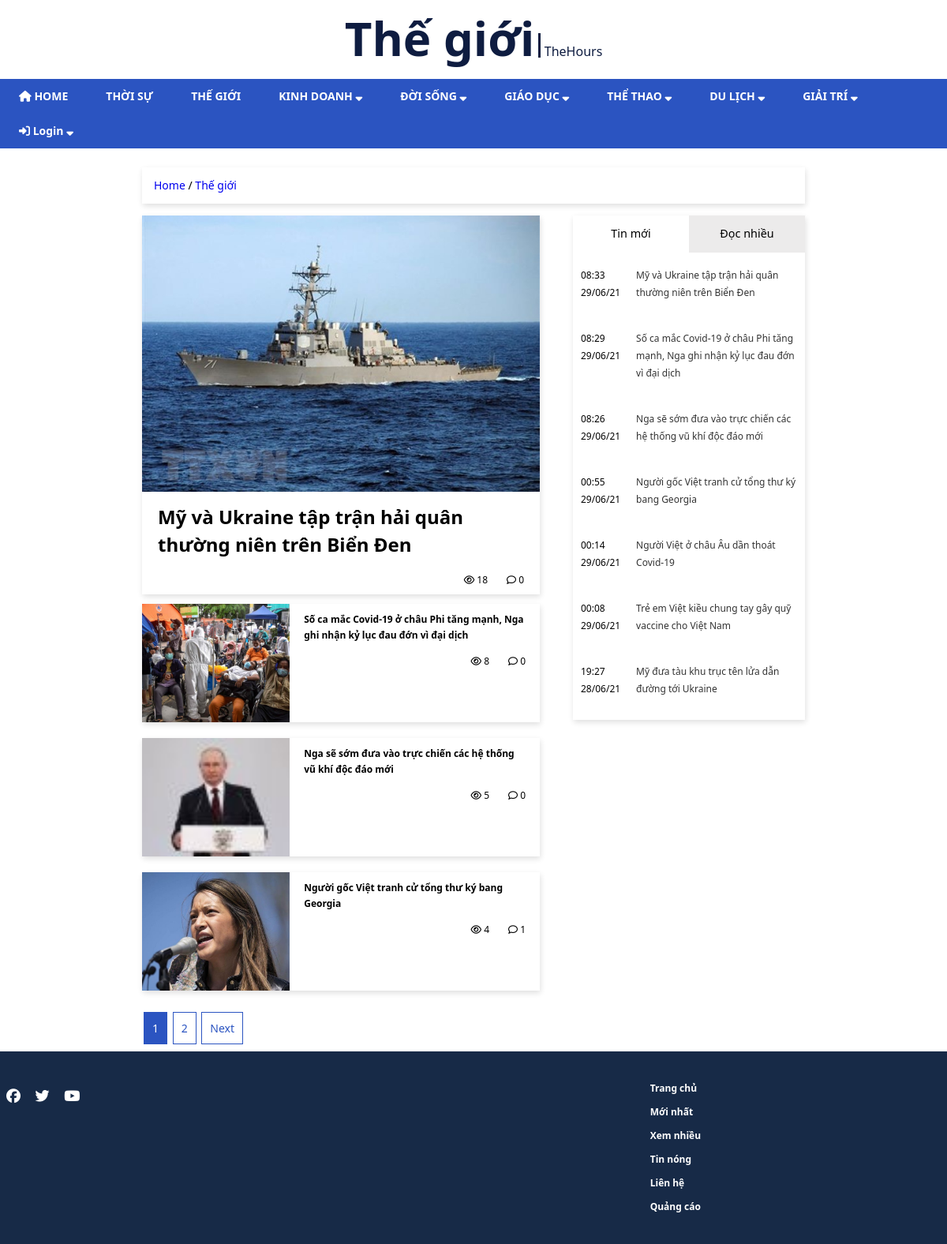
Screenshot of /category.php?id=3 with the database file from the repository.
### tables this page shows
CREATE TABLE `topics` (
  `id` int(11) NOT NULL,
  `parent_topic_id` int(11) DEFAULT NULL,
  `name` varchar(255) NOT NULL
);

CREATE TABLE `posts` (
  `id` int(11) NOT NULL,
  `user_id` int(11) NOT NULL,
  `topic_id` int(11) NOT NULL,
  `title` varchar(255) NOT NULL,
  `content` mediumtext NOT NULL,
  `slug` varchar(255) NOT NULL,
  `image_path` varchar(255) NOT NULL,
  `IsPublished` tinyint(1) NOT NULL,
  `views` int(11) NOT NULL,
  `create_date` datetime NOT NULL DEFAULT current_timestamp(),
  `update_date` timestamp NOT NULL DEFAULT current_timestamp() ON UPDATE current_timestamp()
);

### models/CategoryModel.php (called while the page is built, shortened)
<?php
require_once(ROOT_PATH . "/include/config.php");
class Category
{
    public function getParentTopics()
    {
        global $conn;
        $sql = "SELECT * FROM topics WHERE parent_topic_id IS NULL";
        $result = mysqli_query($conn, $sql);
        $topics = mysqli_fetch_all($result, MYSQLI_ASSOC) or die(mysqli_error($conn));
        $final = array();
        foreach ($topics as $topic) {
            array_push($final, $topic);
        }
        return $final;
    }
    public function getSubTopics($id)
    {
        global $conn;
        $sql = "SELECT * FROM topics WHERE parent_topic_id = '" .$id. "'";
        $result = mysqli_query($conn, $sql);
        $topics = mysqli_fetch_all($result, MYSQLI_ASSOC);
        $final = array();
        foreach ($topics as $topic) {
            array_push($final, $topic);
        }
        return $final;
    }
    public function getTopicById($id)
    {
        global $conn;
        $sql = "SELECT * FROM topics WHERE id = $id";
        $result = mysqli_query($conn, $sql);
        $final = mysqli_fetch_array($result);
        return $final;
    }
}

### controllers/MenuController.php (called while the page is built)
<?php
require_once('./models/CategoryModel.php');
$model = new Category();
require_once("./views/MenuView.php");

### controllers/CategoryDetailController.php (called while the page is built)
<?php
require_once('./models/PostModel.php');
$post_model = new Post();
require_once("./views/CategoryDetailView.php");

### models/PostModel.php (called while the page is built, shortened)
<?php
require_once(ROOT_PATH . "/include/config.php");
class Post
{
    public function GetPostsByTopic($topic_id)
    {
        global $conn;
        $sql = "SELECT * FROM `posts` WHERE IsPublished = 1 AND `topic_id` IN
        (SELECT `id` FROM `topics` WHERE `id` = " . $topic_id . " OR `topics`.`parent_topic_id` = " . $topic_id . ")";
        $result = mysqli_query($conn, $sql);
        $posts = mysqli_fetch_all($result, MYSQLI_ASSOC);
        $final = array();
        foreach ($posts as $post) {
            array_push($final, $post);
        }
        return $final;
    }
    public function GetPostsByTopicLimit($topic_id, $page_first_result, $results_per_page)
    {
        global $conn;
        $sql = "SELECT * FROM `posts` WHERE IsPublished = 1 AND `topic_id` IN
        (SELECT `id` FROM `topics` WHERE `id` = " . $topic_id . " OR `topics`.`parent_topic_id` = " . $topic_id . ") ORDER BY `id` DESC LIMIT " . $page_first_result . ',' . $results_per_page;
        $result = mysqli_query($conn, $sql);
        $posts = mysqli_fetch_all($result, MYSQLI_ASSOC);
        $final = array();
        foreach ($posts as $post) {
            array_push($final, $post);
        }
        return $final;
    }
    public function GetPostsByTopicTab($topic_id, $results_number, $orderby)
    {
        global $conn;
        $sql = "SELECT * FROM `posts` WHERE IsPublished = 1 AND `topic_id` IN
    (SELECT `id` FROM `topics` WHERE `id` = " . $topic_id . " OR `topics`.`parent_topic_id` = " . $topic_id . ") ORDER BY `" . $orderby . "` DESC LIMIT " . $results_number;
        $result = mysqli_query($conn, $sql);
        $posts = mysqli_fetch_all($result, MYSQLI_ASSOC);
        $final = array();
        foreach ($posts as $post) {
            array_push($final, $post);
        }
        return $final;
    }
    public function getCommentsNumberOfPost($id)
    {
        global $conn;
        $sql = "SELECT * FROM comments WHERE post_id = $id";
        $result = mysqli_query($conn, $sql);
        return mysqli_num_rows($result);
    }
}

### controllers/CategoryTabController.php (called while the page is built)
<?php
require_once('./models/PostModel.php');
$post_model = new Post();
require_once("./views/CategoryTabView.php");

### views/CategoryTabView.php (the view, shortened to what this page needs)
<?php
$tab_recent = $post_model->GetPostsByTopicTab($topic['id'], 10, 'id');
?>
<div class="tabs">
    <div class="tab-btn">
        <button class="nav-tabs active" onclick="openTab(event, 'tin-moi')">Tin mới</button>
        <button class="nav-tabs" onclick="openTab(event, 'doc-nhieu')">Đọc nhiều</button>
    </div>
    <div class="tab-content" id="tin-moi">
        <?php foreach ($tab_recent as $post) { ?>
        <div class="tab-content__item">
            <span
                class="tab-content__time"><?php echo $mysqldate = date('H:i d/m/y', strtotime($post['create_date'])); ?></span>
            <a href="<?php echo BASE_URL . "article?id=" . $post['id'] . "&slug=" . $post['slug']; ?>"
                class="tab-content__link"><?php echo $post['title'] ?></a>
        </div>
        <?php } ?>
    </div>
</div>

### category.php (shortened to what this page needs)
<?php
require_once('./models/CategoryModel.php');
$topic_model = new Category();
if (isset($_GET['id'])) {
    $topic = $topic_model->getTopicById($_GET['id']);
    if (count($topic) >0) {
?>
<?php include(ROOT_PATH . '/include/head.php'); ?>
</head>
<body>
    <div class="app">
        <div class="header">
            <a href="<?php echo BASE_URL . 'category/' . $topic['id']; ?>" class="thehours-logo">
                <span class="main-title"><?php echo $topic['name'] ?></span>
                <span class="sub-title">TheHours</span>
            </a>
        </div>
        <?php require_once("controllers/MenuController.php"); ?>
        <div class="app__container">
            <div class="path-library">
                <a href="<?php echo BASE_URL ?>">Home</a>
                <span>/</span>
                <a href="<?php echo BASE_URL . 'category/' . $topic['id']; ?>"><?php echo $topic['name'] ?></a>
            </div>
            <?php require_once("controllers/CategoryDetailController.php"); ?>
        </div>
        <?php include(ROOT_PATH . '/include/footer.php') ?>
    </div>
</body>
</html>
<?php
    } else {
        header("Location: ". BASE_URL);
    }
}
else {
    header("Location: ". BASE_URL);
}?>

### views/MenuView.php (shortened to what this page needs)
<div class="menu">
        <nav>
            <ul id="main-menu">
                <li><a href="<?php echo BASE_URL ?>"><i class="fas fa-home"></i> Home</a></li>
            <?php
                $parent_topics = $model->getParentTopics();
                foreach ($parent_topics as $parent_topic) {
                    $sub_topics = $model->getSubTopics($parent_topic['id']); ?>
                    <li>
                        <a href="<?php echo BASE_URL . 'category/' . $parent_topic['id']; ?>">
                            <?php echo $parent_topic['name'] ?>
                            <?php
                            if (count($sub_topics)>0) { ?>
                            <span><i class="fas fa-sort-down"></i></span>
                        </a>
                            <?php
                        }
                        else {?>
                        </a>
                        <?php } ?>
                    </li>
                    <?php
                };
                if (isset($_SESSION['user_id'])) {?>
                    <li><a href="<?php echo BASE_URL . "profile/" . $_SESSION['user_id'] ?>" style="text-transform: none;"><span><i class="fas fa-portrait"></i></span> <?php echo $_SESSION['user_username'] ?> <span><i class="fas fa-sort-down"></i></span></a>
                    <div class="sub-menu">
                        <ul>
                        <?php
                        if ($_SESSION['user_role_id'] !== 3) { ?>
                            <li>
                                <a href="<?php echo BASE_URL . "dashboard" ?>">
                                    Dashborad
                                </a>
                            </li>
                        <?php }?>
                            <li>
                                <a href="<?php echo BASE_URL . "profile/" . $_SESSION['user_id'] ?>">
                                My Profile
                                </a>
                            </li>
                            <li>
                                <a href="<?php echo BASE_URL . "change-password/" . $_SESSION['user_id'] ?>">
                                Change password
                                </a>
                            </li>
                            <li>
                                <a href="<?php echo BASE_URL . "logout" ?>">
                                <span><i class="fas fa-sign-out-alt"></i></span>Logout
                                </a>
                            </li>
                        </ul>
                    </div>
                    </li>
                    <?php
                } else {?>
                    <li>
                        <a href="<?php echo BASE_URL . "login" ?>" style="text-transform: none;"><span><i class="fas fa-sign-in-alt"></i></span> Login <span><i class="fas fa-sort-down"></i></span></a>
                    </li>
                    <?php
                }
                ?>
            </ul>
        </nav>
    </div>

### views/CategoryDetailView.php (shortened to what this page needs)
<?php
if (!isset($_GET['page'])) {
    $page = 1;
} else {
    $page = intval($_GET['page']);
}
$results_per_page = 4;
$page_first_result = ($page-1) * $results_per_page;
$posts_temp = $post_model->GetPostsByTopic($topic['id']);
$number_of_result = count($posts_temp);
$number_of_page = ceil($number_of_result / $results_per_page);
$posts = $post_model->GetPostsByTopicLimit($topic['id'], $page_first_result, $results_per_page);
$number_of_result_this_page = count($posts);
if ($number_of_result_this_page >=1) { ?>
<div class="category__with_tab">
    <div class="category__content wrap">
        <div class="main-category">
            <div class="main-news__picture">
                <a href="<?php echo BASE_URL . 'article/' . $posts[0]['id'] . "/" . $posts[0]['slug']?>">
                    <img src="<?php echo '.' . $posts[0]['image_path'] ?>" alt="" class="main-news__picture--img">
                </a>
            </div>
            <div class="main-news__label">
                <a href="<?php echo BASE_URL . 'article/' . $posts[0]['id'] . "/" . $posts[0]['slug']?>">
                    <?php echo $posts[0]['title'] ?>
                </a>
            </div>
            <div class="main-news__action">
                <div class="main-news__view">
                    <i class="far fa-eye"></i>
                    <span class="main-news__view-label"><?php echo $posts[0]['views'] ?></span>
                </div>
                <div class="main-news__comment">
                    <i class="far fa-comment"></i>
                    <span
                        class="main-news__comment-label"><?php echo $post_model->getCommentsNumberOfPost($posts[0]['id']); ?></span>
                </div>
            </div>
        </div>
        <?php if ($number_of_result_this_page >=2) {?>
        <div class="sub-category__list">
            <?php for ($i=1; $i < count($posts); $i++) {
    ?>
            <div class="sub-category__item">
                <div class="sub-news__picture">
                    <a href="<?php echo BASE_URL . 'article/' . $posts[$i]['id'] . "/" . $posts[$i]['slug']; ?>">
                        <img src="<?php echo '.' . $posts[$i]['image_path'] ?>" alt="" class="sub-news__picture--img">
                    </a>
                </div>
                <div class="sub-news__info">
                    <div class="sub-news__label">
                        <a href="<?php echo BASE_URL . 'article/' . $posts[$i]['id'] . "/" . $posts[$i]['slug']; ?>">
                            <?php echo $posts[$i]['title']; ?>
                        </a>
                    </div>
                    <div class="sub-news__action">
                        <div class="sub-news__view">
                            <i class="far fa-eye"></i>
                            <span class="sub-news__view-label"><?php echo $posts[$i]['views']; ?></span>
                        </div>
                        <div class="sub-news__comment">
                            <i class="far fa-comment"></i>
                            <span
                                class="sub-news__comment-label"><?php echo $post_model->getCommentsNumberOfPost($posts[$i]['id']); ?></span>
                        </div>
                    </div>
                </div>
            </div>
            <?php
} ?>
        </div>
        <?php }?>
    </div>
    <?php require_once("controllers/CategoryTabController.php"); ?>
</div>
<div class="nav-pagination">
    <?php if ($page < $number_of_page) {
        $temp = $page + 1;
        for ($i=(($page-1)===0 ? $page : $page-1); $i <= $temp; $i++) {
            if ($i === $page) {?>
            <a class="active"
                href="<?php echo BASE_URL . "category/" . $topic['id'] . "&page=" . ($i);?>"><?php echo $i; ?></a>
            <?php } else { ?>
            <a
                href="<?php echo BASE_URL . "category/" . $topic['id'] . "&page=" . ($i);?>"><?php echo $i; ?></a>
            <?php } ?>
            <?php
        } ?>
            <a
                href="<?php echo BASE_URL . "category/" . $topic['id'] . "&page=" . ($page+1); ?>">Next</a>
            <?php
    } ?>
        </div>
<?php } else {
        echo 'HIỆN TẠI DANH MỤC NÀY CHƯA CÓ BÀI VIẾT';
    } ?>

### rows the page displays
topics: name "Thế giới", name "THẾ GIỚI"
topics: name "THỜI SỰ"
topics: name "KINH DOANH"
topics: name "ĐỜI SỐNG"
topics: name "GIÁO DỤC"
topics: name "THỂ THAO"
topics: name "DU LỊCH"
topics: name "GIẢI TRÍ"
posts: image_path (picture), title "Mỹ và Ukraine tập trận hải quân thường niên trên Biển Đen", views "18", create_date "08:33 29/06/21"
posts: image_path (picture), title "Số ca mắc Covid-19 ở châu Phi tăng mạnh, Nga ghi nhận kỷ lục đau đớn vì đại dịch", views "8", CommentsNumberOfPost "0", create_date "08:29 29/06/21"
posts: image_path (picture), title "Nga sẽ sớm đưa vào trực chiến các hệ thống vũ khí độc đáo mới", views "5", CommentsNumberOfPost "0", create_date "08:26 29/06/21"
posts: image_path (picture), title "Người gốc Việt tranh cử tổng thư ký bang Georgia", views "4", CommentsNumberOfPost "1", create_date "00:55 29/06/21"
posts: create_date "00:14 29/06/21", title "Người Việt ở châu Âu dần thoát Covid-19"
posts: create_date "00:08 29/06/21", title "Trẻ em Việt kiều chung tay gây quỹ vaccine cho Việt Nam"
posts: create_date "19:27 28/06/21", title "Mỹ đưa tàu khu trục tên lửa dẫn đường tới Ukraine"

### other values shown
$post_model->getCommentsNumberOfPost($posts[0]['id']) "0"
